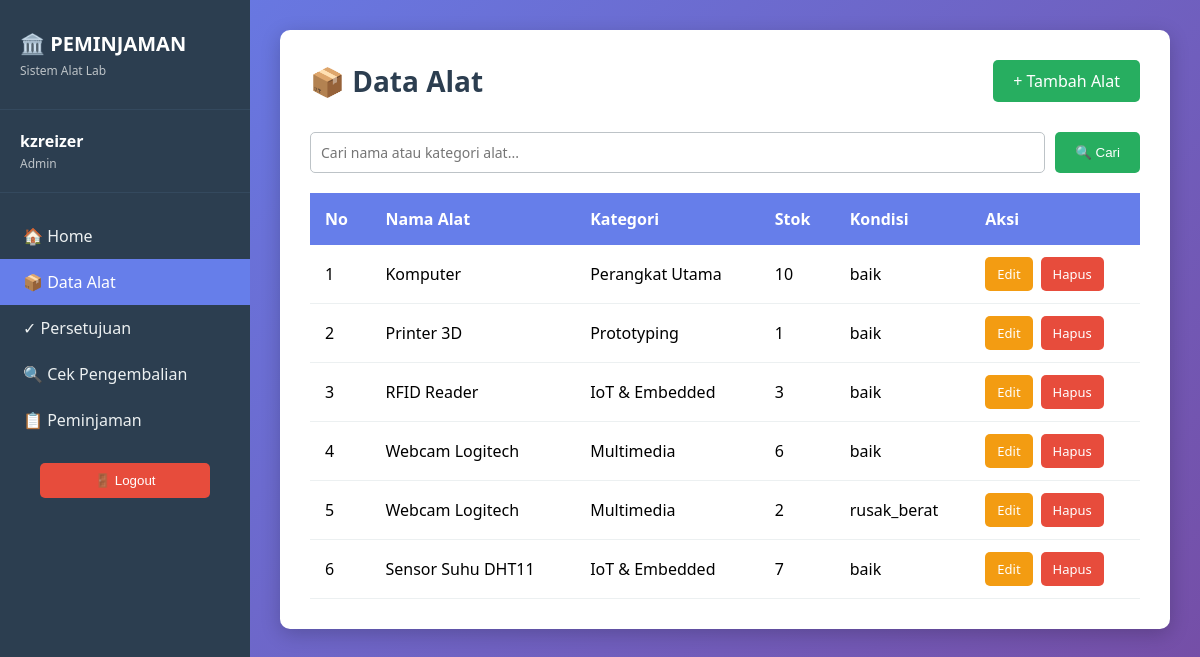
Screenshot of /peminjaman/index.php?page=alat (signed in) with the database file from the repository.
### tables this page shows
CREATE TABLE `alat` (
  `id` int NOT NULL,
  `nama` varchar(100) DEFAULT NULL,
  `kategori` varchar(50) DEFAULT NULL,
  `stok` int DEFAULT NULL,
  `kondisi` varchar(50) DEFAULT NULL
);

### peminjaman/app/controllers/AlatController.php (called while the page is built, shortened)
<?php
require_once __DIR__ . '/../models/AlatModel.php';
class AlatController {
  private $model;
  public function __construct() {
    $this->model = new AlatModel();
  }
  public function getAllAlat() {
    return $this->model->getAll();
  }
}
?>

### peminjaman/app/models/AlatModel.php (called while the page is built, shortened)
<?php
require_once __DIR__ . '/../../config/database.php';
class AlatModel {
  private $conn;
  public function __construct() {
    global $conn;
    $this->conn = $conn;
  }
  public function getAll() {
    $query = "SELECT * FROM alat";
    $result = mysqli_query($this->conn, $query);
    return mysqli_fetch_all($result, MYSQLI_ASSOC);
  }
}
?>

### peminjaman/app/views/alat/index.php (the view, shortened to what this page needs)
<div class="header">
  <h1>📦 Data Alat</h1>
  <?php if (isset($_SESSION['user']) && $_SESSION['user']['role'] === 'admin'): ?>
    <a href="index.php?page=alat&action=create" class="btn btn-success">+ Tambah Alat</a>
  <?php endif; ?>
</div>
<form method="GET" action="index.php?page=alat" style="margin-bottom: 20px;">
  <div style="display: flex; gap: 10px;">
    <input type="text" name="search" placeholder="Cari nama atau kategori alat..." value="<?php echo isset($_GET['search']) ? htmlspecialchars($_GET['search']) : ''; ?>" style="flex: 1; padding: 10px; border: 1px solid #bdc3c7; border-radius: 5px; font-size: 14px;">
    <button type="submit" class="btn btn-success" style="padding: 10px 20px;">🔍 Cari</button>
  </div>
</form>
<?php if (empty($alat)): ?>
  <div class="no-data">
    <p>Belum ada data alat.</p>
  </div>
<?php else: ?>
  <table>
    <thead>
      <tr>
        <th>No</th>
        <th>Nama Alat</th>
        <th>Kategori</th>
        <th>Stok</th>
        <th>Kondisi</th>
        <?php if (isset($_SESSION['user']) && $_SESSION['user']['role'] === 'admin'): ?>
          <th>Aksi</th>
        <?php endif; ?>
      </tr>
    </thead>
    <tbody>
      <?php $no = 1; foreach ($alat as $item): ?>
        <tr>
          <td><?php echo $no++; ?></td>
          <td><?php echo htmlspecialchars($item['nama']); ?></td>
          <td><?php echo htmlspecialchars($item['kategori']); ?></td>
          <td><?php echo $item['stok']; ?></td>
          <td><?php echo htmlspecialchars($item['kondisi']); ?></td>
          <?php if (isset($_SESSION['user']) && $_SESSION['user']['role'] === 'admin'): ?>
            <td>
              <div class="action-buttons">
                <a href="index.php?page=alat&action=edit&id=<?php echo $item['id']; ?>" class="btn btn-edit">Edit</a>
                <a href="index.php?page=alat&action=delete&id=<?php echo $item['id']; ?>" class="btn btn-danger" onclick="return confirm('Yakin ingin menghapus?')">Hapus</a>
              </div>
            </td>
          <?php endif; ?>
        </tr>
      <?php endforeach; ?>
    </tbody>
  </table>
<?php endif; ?>

### peminjaman/index.php (shortened to what this page needs)
<?php
require_once __DIR__ . '/app/controllers/AuthController.php';
require_once __DIR__ . '/app/controllers/AlatController.php';
require_once __DIR__ . '/app/controllers/PeminjamanController.php';
$page = isset($_GET['page']) ? $_GET['page'] : 'home';
$action = isset($_GET['action']) ? $_GET['action'] : '';
switch ($page) {
  case 'alat':
    $controller = new AlatController();
    switch ($action) {
      default:
        $search = isset($_GET['search']) ? $_GET['search'] : '';
        if ($search) {
          $alat = $controller->searchAlat($search);
        } else {
          $alat = $controller->getAllAlat();
        }
        $content = __DIR__ . '/app/views/alat/index.php';
    }
    if (isset($content)) {
      include __DIR__ . '/app/views/layout/master.php';
    }
    break;
}
?>

### peminjaman/app/views/layout/master.php (shortened to what this page needs)
<!DOCTYPE html>
<html lang="id">
<head>
</head>
<body>
  <?php if (!(isset($auth) && $auth)): ?>
  <div class="sidebar">
    <div class="sidebar-header">
      <div class="sidebar-title">🏛️ PEMINJAMAN</div>
      <div class="sidebar-subtitle">Sistem Alat Lab</div>
    </div>
    <?php if (isset($_SESSION['user'])): ?>
      <div class="user-info">
        <div class="user-name"><?php echo htmlspecialchars($_SESSION['user']['username']); ?></div>
        <div class="user-role"><?php echo ucfirst($_SESSION['user']['role']); ?></div>
      </div>
      <ul class="nav-menu">
        <li><a href="index.php?page=home" <?php echo (isset($page) && $page === 'home') ? 'class="active"' : ''; ?>>🏠 Home</a></li>
        <?php if (isset($_SESSION['user']) && $_SESSION['user']['role'] === 'admin'): ?>
          <li><a href="index.php?page=alat" <?php echo (isset($page) && $page === 'alat') ? 'class="active"' : ''; ?>>📦 Data Alat</a></li>
          <li><a href="index.php?page=peminjaman&action=approval" <?php echo (isset($page) && $page === 'peminjaman' && isset($_GET['action']) && $_GET['action'] === 'approval') ? 'class="active"' : ''; ?>>✓ Persetujuan</a></li>
          <li><a href="index.php?page=peminjaman&action=check_return" <?php echo (isset($page) && $page === 'peminjaman' && isset($_GET['action']) && $_GET['action'] === 'check_return') ? 'class="active"' : ''; ?>>🔍 Cek Pengembalian</a></li>
        <?php endif; ?>
        <li><a href="index.php?page=peminjaman" <?php echo (isset($page) && $page === 'peminjaman' && (!isset($_GET['action']) || ($_GET['action'] !== 'approval' && $_GET['action'] !== 'check_return'))) ? 'class="active"' : ''; ?>>📋 Peminjaman</a></li>
      </ul>
      <form method="GET" action="index.php" style="padding: 0 20px;">
        <button type="submit" class="logout-btn">🚪 Logout</button>
      </form>
    <?php endif; ?>
  </div>
  <?php endif; ?>
  <div class="main-content">
    <div class="container">
      <?php
        if (isset($content)) {
          include $content;
        }
      ?>
    </div>
  </div>
</body>
</html>

### peminjaman/app/views/layout/master.php (style rules this page uses)
* { margin: 0; padding: 0; box-sizing: border-box; }
body { font-family: 'Segoe UI', Tahoma, Geneva, Verdana, sans-serif; background: linear-gradient(135deg, #667eea 0%, #764ba2 100%); min-height: 100vh; display: flex; }
.sidebar { width: 250px; background: #2c3e50; color: white; padding: 30px 0; position: fixed; height: 100vh; overflow-y: auto; }
.sidebar-header { padding: 0 20px 30px; border-bottom: 1px solid #34495e; margin-bottom: 20px; }
.sidebar-title { font-size: 20px; font-weight: bold; margin-bottom: 5px; }
.sidebar-subtitle { font-size: 12px; color: #bdc3c7; }
.user-info { padding: 0 20px 20px; border-bottom: 1px solid #34495e; margin-bottom: 20px; }
.user-name { font-weight: bold; margin-bottom: 3px; }
.user-role { font-size: 12px; color: #bdc3c7; }
.nav-menu { list-style: none; }
.nav-menu li { margin: 0; }
.nav-menu a { display: block; padding: 12px 20px; color: #ecf0f1; text-decoration: none; transition: all 0.3s; border-left: 3px solid transparent; }
.nav-menu a.active { background: #667eea; border-left-color: #667eea; color: white; }
.logout-btn { margin: 20px; padding: 10px 15px; background: #e74c3c; color: white; border: none; border-radius: 5px; cursor: pointer; width: calc(100% - 40px); text-align: center; transition: background 0.3s; }
.main-content { margin-left: 250px; flex: 1; padding: 30px; }
.container { background: white; border-radius: 10px; padding: 30px; box-shadow: 0 5px 20px rgba(0, 0, 0, 0.2); }
.header { display: flex; justify-content: space-between; align-items: center; margin-bottom: 30px; }
h1 { color: #2c3e50; font-size: 28px; }
.btn { padding: 10px 20px; background: #667eea; color: white; border: none; border-radius: 5px; text-decoration: none; cursor: pointer; transition: all 0.3s; display: inline-block; }
.btn-danger { background: #e74c3c; }
.btn-edit { background: #f39c12; }
.btn-success { background: #27ae60; }
input[type="text"], input[type="password"], input[type="email"], input[type="date"], input[type="number"], select, textarea { width: 100%; padding: 12px; border: 1px solid #bdc3c7; border-radius: 5px; font-size: 16px; transition: border-color 0.3s; font-family: inherit; }
table { width: 100%; border-collapse: collapse; margin-top: 20px; }
th { background: #667eea; color: white; padding: 15px; text-align: left; font-weight: bold; }
td { padding: 12px 15px; border-bottom: 1px solid #ecf0f1; }
.action-buttons { display: flex; gap: 8px; flex-wrap: wrap; }
.action-buttons .btn { padding: 8px 12px; font-size: 13px; margin: 0; }

### rows the page displays
alat: nama "Komputer", kategori "Perangkat Utama", stok "10", kondisi "baik"
alat: nama "Printer 3D", kategori "Prototyping", stok "1", kondisi "baik"
alat: nama "RFID Reader", kategori "IoT & Embedded", stok "3", kondisi "baik"
alat: nama "Webcam Logitech", kategori "Multimedia", stok "6", kondisi "baik"
alat: nama "Webcam Logitech", kategori "Multimedia", stok "2", kondisi "rusak_berat"
alat: nama "Sensor Suhu DHT11", kategori "IoT & Embedded", stok "7", kondisi "baik"

### other values shown
$_SESSION['user']['username'] "kzreizer"
$_SESSION['user']['role'] "Admin"
